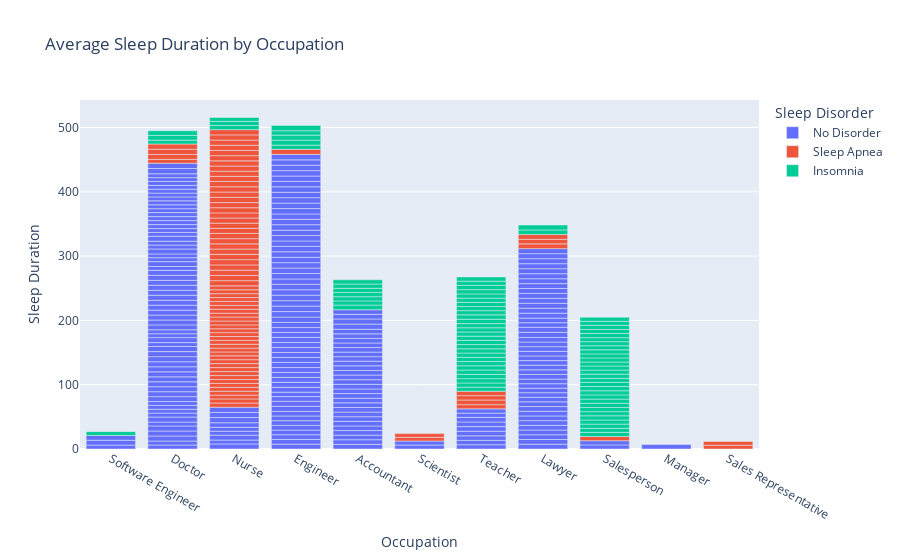

Source (notebook cell):
### Markdown cell above
### Multivariate Analysis

### Code cell
fig = px.bar(data, x='Occupation', y='Sleep Duration', color='Sleep Disorder', title="Average Sleep Duration by Occupation")
fig.show()

### Figure 1 — Plotly figure (JSON) as saved in the notebook; plotly's stock layout.template omitted (floating-point values rounded to 4 significant figures; data arrays with more than 128 entries replaced by an {"elided": "..."} marker saying what was removed)
{"data": [{"alignmentgroup": "True", "hovertemplate": "Sleep Disorder=No Disorder<br>Occupation=%{x}<br>Sleep Duration=%{y}<extra></extra>", "legendgroup": "No Disorder", "marker": {"color": "#636efa", "pattern": {"shape": ""}}, "name": "No Disorder", "offsetgroup": "No Disorder", "orientation": "v", "showlegend": true, "textposition": "auto", "type": "bar", "x": {"elided": "219 str values"}, "xaxis": "x", "y": {"elided": "219 float values"}, "yaxis": "y"}, {"alignmentgroup": "True", "hovertemplate": "Sleep Disorder=Sleep Apnea<br>Occupation=%{x}<br>Sleep Duration=%{y}<extra></extra>", "legendgroup": "Sleep Apnea", "marker": {"color": "#EF553B", "pattern": {"shape": ""}}, "name": "Sleep Apnea", "offsetgroup": "Sleep Apnea", "orientation": "v", "showlegend": true, "textposition": "auto", "type": "bar", "x": ["Sales Representative", "Sales Representative", "Nurse", "Doctor", "Nurse", "Doctor", "Scientist", "Scientist", "Lawyer", "Teacher", "Teacher", "Lawyer", "Lawyer", "Teacher", "Teacher", "Engineer", "Salesperson", "Nurse", "Nurse", "Nurse", "Nurse", "Nurse", "Nurse", "Nurse", "Nurse", "Nurse", "Doctor", "Doctor", "Nurse", "Nurse", "Nurse", "Nurse", "Nurse", "Nurse", "Nurse", "Nurse", "Nurse", "Nurse", "Nurse", "Nurse", "Nurse", "Nurse", "Nurse", "Nurse", "Nurse", "Nurse", "Nurse", "Nurse", "Nurse", "Nurse", "Nurse", "Nurse", "Nurse", "Nurse", "Nurse", "Nurse", "Nurse", "Nurse", "Nurse", "Nurse", "Nurse", "Nurse", "Nurse", "Nurse", "Nurse", "Nurse", "Nurse", "Nurse", "Nurse", "Nurse", "Nurse", "Nurse", "Nurse", "Nurse", "Nurse", "Nurse", "Nurse", "Nurse"], "xaxis": "x", "y": [5.9, 5.9, 6.5, 6, 6.4, 7.7, 5.8, 5.8, 7.4, 6.6, 7.2, 7.1, 7.4, 6.8, 6.8, 7.8, 6.5, 5.9, 6, 6.1, 6.1, 6.1, 6.1, 6.2, 6.2, 6.2, 8.1, 8.1, 6.1, 6, 6, 6, 6, 6, 6, 6, 6.1, 6, 6.1, 6.1, 6, 6.1, 6, 6.1, 6.1, 6, 6.1, 6.1, 8.1, 8.1, 8.2, 8.2, 8.2, 8.2, 8.2, 8.1, 8.1, 8.1, 8, 8, 8, 8, 8, 8, 8.2, 8.2, 8.2, 8.2, 8, 8, 8.1, 8, 8.1, 8.1, 8, 8.1, 8.1, 8.1], "yaxis": "y"}, {"alignmentgroup": "True", "hovertemplate": "Sleep Disorder=Insomnia<br>Occupation=%{x}<br>Sleep Duration=%{y}<extra></extra>", "legendgroup": "Insomnia", "marker": {"color": "#00cc96", "pattern": {"shape": ""}}, "name": "Insomnia", "offsetgroup": "Insomnia", "orientation": "v", "showlegend": true, "textposition": "auto", "type": "bar", "x": ["Software Engineer", "Teacher", "Nurse", "Nurse", "Doctor", "Accountant", "Teacher", "Lawyer", "Engineer", "Lawyer", "Salesperson", "Teacher", "Salesperson", "Teacher", "Salesperson", "Teacher", "Salesperson", "Salesperson", "Salesperson", "Salesperson", "Salesperson", "Salesperson", "Salesperson", "Salesperson", "Salesperson", "Salesperson", "Engineer", "Engineer", "Teacher", "Salesperson", "Salesperson", "Salesperson", "Teacher", "Salesperson", "Teacher", "Salesperson", "Teacher", "Salesperson", "Teacher", "Salesperson", "Teacher", "Salesperson", "Teacher", "Salesperson", "Salesperson", "Teacher", "Salesperson", "Salesperson", "Teacher", "Salesperson", "Salesperson", "Teacher", "Salesperson", "Teacher", "Salesperson", "Engineer", "Teacher", "Teacher", "Teacher", "Teacher", "Teacher", "Teacher", "Teacher", "Teacher", "Teacher", "Teacher", "Teacher", "Doctor", "Doctor", "Nurse", "Accountant", "Accountant", "Accountant", "Accountant", "Accountant", "Accountant", "Engineer"], "xaxis": "x", "y": [5.9, 6.3, 6.5, 6.4, 6, 7.2, 6.6, 7.2, 6.5, 7.6, 6.5, 6.7, 6.3, 6.7, 6.5, 6.7, 6.4, 6.5, 6.5, 6.5, 6.5, 6.5, 6.5, 6.5, 6.5, 6.5, 7.8, 7.8, 6.6, 6.4, 6.3, 6.4, 6.6, 6.3, 6.6, 6.3, 6.6, 6.3, 6.6, 6.3, 6.6, 6.3, 6.6, 6.3, 6.4, 6.5, 6.3, 6.4, 6.5, 6.3, 6.4, 6.5, 6.3, 6.5, 6.3, 6.8, 6.8, 6.8, 6.5, 6.5, 6.5, 6.5, 6.6, 6.6, 6.6, 6.6, 6.6, 7.3, 7.3, 6.1, 6.5, 6.5, 6.6, 6.6, 6.6, 6.6, 8.3], "yaxis": "y"}], "layout": {"autosize": true, "barmode": "relative", "legend": {"title": {"text": "Sleep Disorder"}, "tracegroupgap": 0}, "title": {"text": "Average Sleep Duration by Occupation"}, "xaxis": {"anchor": "y", "autorange": true, "domain": [0, 1], "range": [-0.5, 10.5], "title": {"text": "Occupation"}, "type": "category"}, "yaxis": {"anchor": "x", "autorange": true, "domain": [0, 1], "range": [0, 542.7], "title": {"text": "Sleep Duration"}, "type": "linear"}}}
